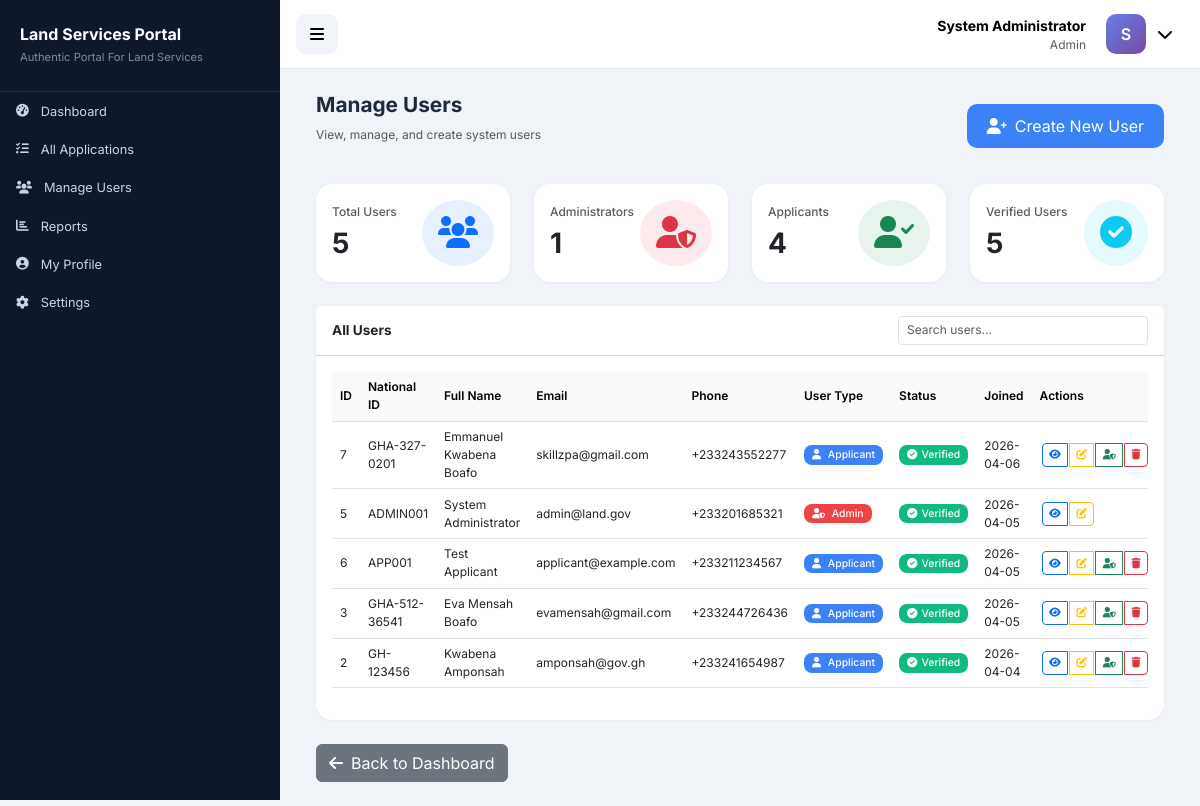
The page /admin/manage_users (signed in) on the database as committed earlier.
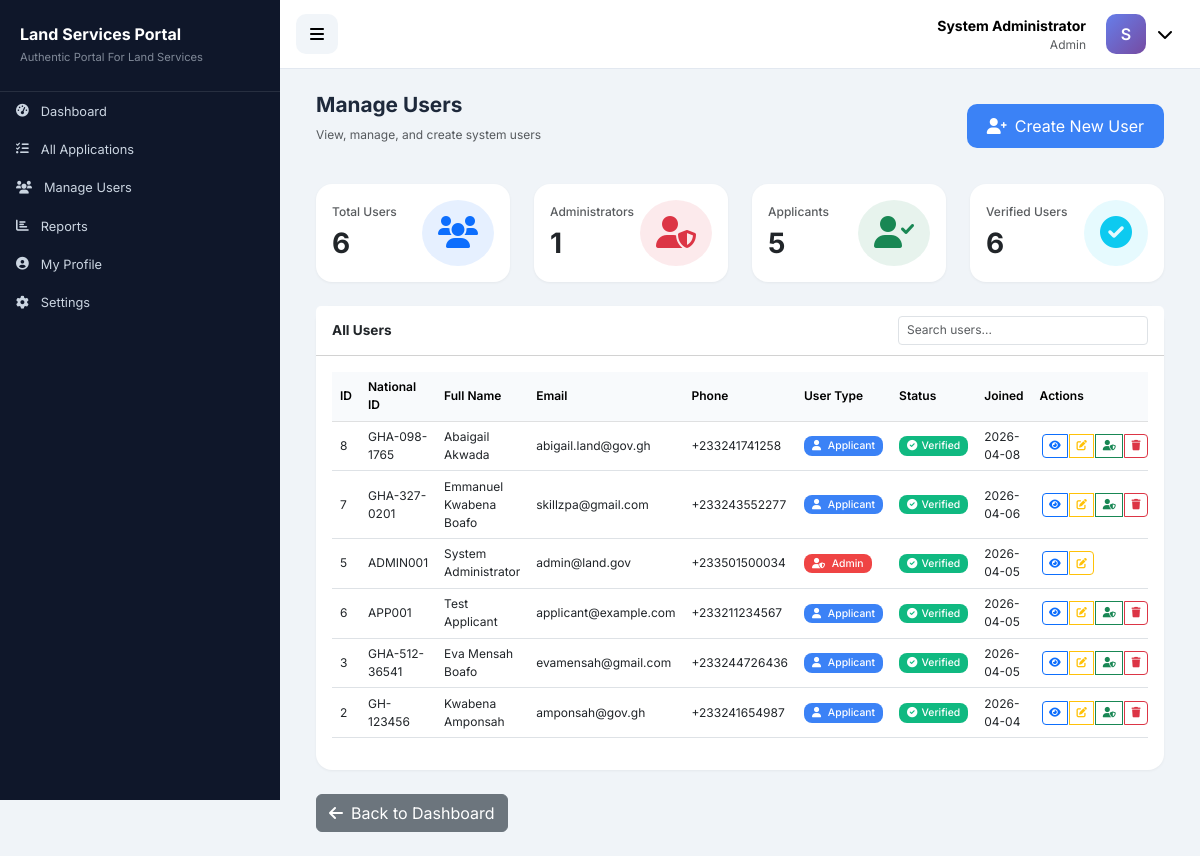
The same page on the database as committed later.
### tables this page shows
CREATE TABLE users (
            id INTEGER PRIMARY KEY AUTOINCREMENT,
            national_id TEXT UNIQUE NOT NULL,
            full_name TEXT NOT NULL,
            email TEXT UNIQUE NOT NULL,
            phone TEXT NOT NULL,
            password TEXT NOT NULL,
            user_type TEXT DEFAULT 'applicant',
            is_verified BOOLEAN DEFAULT 0,
            created_at TIMESTAMP DEFAULT CURRENT_TIMESTAMP,
            last_login TIMESTAMP
        );

### app.py (the view)
@app.route('/admin/manage_users')
@login_required
@admin_required
def manage_users():
    conn = get_db()
    users = conn.execute('SELECT * FROM users ORDER BY created_at DESC').fetchall()
    conn.close()
    return render_template('admin/manage_users.html', users=users)

### app.py (called while the page is built)
def get_db():
    import sqlite3
    conn = sqlite3.connect(DATABASE_PATH)
    conn.row_factory = sqlite3.Row
    return conn

def login_required(f):
    @wraps(f)
    def decorated_function(*args, **kwargs):
        if 'user_id' not in session:
            flash('Please login to access this page', 'warning')
            return redirect(url_for('login'))
        return f(*args, **kwargs)
    return decorated_function

def admin_required(f):
    @wraps(f)
    def decorated_function(*args, **kwargs):
        if session.get('user_type') != 'admin':
            flash('Admin access required', 'danger')
            return redirect(url_for('dashboard'))
        return f(*args, **kwargs)
    return decorated_function

@app.context_processor
def inject_datetime():
    return {'datetime': datetime}

### templates/admin/manage_users.html (shortened to what the changed rows need)
{% extends "base_private.html" %}
{% block content %}
<div class="container-fluid">
    <div class="row mb-4">
        <div class="col-12">
            <div class="d-flex justify-content-between align-items-center">
                <div>
                    <h2 class="fw-bold">Manage Users</h2>
                </div>
            </div>
        </div>
    </div>
    <div class="row g-4 mb-4">
        <div class="col-md-3">
            <div class="card p-3">
                <div class="d-flex justify-content-between align-items-center">
                    <div>
                        <h6 class="text-muted mb-2">Total Users</h6>
                        <h3 class="fw-bold mb-0">{{ users|length }}</h3>
                    </div>
                </div>
            </div>
        </div>
                            {% set admin_count = users|selectattr('user_type', 'equalto', 'admin')|list|length %}
        <div class="col-md-3">
            <div class="card p-3">
                <div class="d-flex justify-content-between align-items-center">
                    <div>
                        <h6 class="text-muted mb-2">Applicants</h6>
                        <h3 class="fw-bold mb-0">
                            {% set applicant_count = users|selectattr('user_type', 'equalto', 'applicant')|list|length %}
                            {{ applicant_count }}
                        </h3>
                    </div>
                </div>
            </div>
        </div>
        <div class="col-md-3">
            <div class="card p-3">
                <div class="d-flex justify-content-between align-items-center">
                    <div>
                        <h6 class="text-muted mb-2">Verified Users</h6>
                        <h3 class="fw-bold mb-0">
                            {% set verified_count = users|selectattr('is_verified', 'equalto', 1)|list|length %}
                            {{ verified_count }}
                        </h3>
                    </div>
                </div>
            </div>
        </div>
    </div>
    <div class="card">
        <div class="card-body">
            <div class="table-responsive">
                <table class="table table-hover" id="usersTable">
                    <thead class="table-light">
                        <tr>
                            <th>ID</th>
                            <th>National ID</th>
                            <th>Full Name</th>
                            <th>Email</th>
                            <th>Phone</th>
                            <th>User Type</th>
                            <th>Status</th>
                            <th>Joined</th>
                            <th>Actions</th>
                        </tr>
                    </thead>
                    <tbody>
                        {% for user in users %}
                        <tr>
                            <td>{{ user.id }}</td>
                            <td>{{ user.national_id }}</td>
                            <td>{{ user.full_name }}</td>
                            <td>{{ user.email }}</td>
                            <td>{{ user.phone }}</td>
                            <td>
                                <span class="badge bg-{% if user.user_type == 'admin' %}danger{% else %}info{% endif %}">
                                    <i class="fas fa-{% if user.user_type == 'admin' %}user-shield{% else %}user{% endif %} me-1"></i>
                                    {{ user.user_type|title }}
                                </span>
                            </td>
                            <td>
                                {% if user.is_verified %}
                                <span class="badge bg-success"><i class="fas fa-check-circle me-1"></i>Verified</span>
                                {% else %}
                                <span class="badge bg-warning"><i class="fas fa-clock me-1"></i>Pending</span>
                                {% endif %}
                            </td>
                            <td>{{ user.created_at[:10] if user.created_at else 'N/A' }}</td>
                            <td>
                                <div class="btn-group" role="group">
                                    <button class="btn btn-sm btn-outline-primary" onclick="viewUser({{ user.id }})" title="View Details">
                                        <i class="fas fa-eye"></i>
                                    </button>
                                    <button class="btn btn-sm btn-outline-warning" onclick="editUser({{ user.id }})" title="Edit User">
                                        <i class="fas fa-edit"></i>
                                    </button>
                                    {% if user.user_type != 'admin' %}
                                    <button class="btn btn-sm btn-outline-success" onclick="makeAdmin({{ user.id }}, '{{ user.full_name }}')" title="Make Admin">
                                        <i class="fas fa-user-shield"></i>
                                    </button>
                                    {% endif %}
                                    {% if user.id != session.user_id %}
                                    <button class="btn btn-sm btn-outline-danger" onclick="deleteUser({{ user.id }}, '{{ user.full_name }}')" title="Delete User">
                                        <i class="fas fa-trash"></i>
                                    </button>
                                    {% endif %}
                                </div>
                            </td>
                        </tr>
                        {% endfor %}
                    </tbody>
                </table>
            </div>
        </div>
    </div>
</div>
{% endblock %}

### templates/base_private.html (shortened to what this page needs)
<!DOCTYPE html>
<html lang="en">
<head>
    <link href="https://cdn.jsdelivr.net/npm/bootstrap@5.3.0-alpha1/dist/css/bootstrap.min.css" rel="stylesheet">
    <link rel="stylesheet" href="https://cdnjs.cloudflare.com/ajax/libs/font-awesome/6.0.0/css/all.min.css">
    <link rel="stylesheet" href="{{ url_for('static', filename='css/custom.css') }}">
</head>
<body>
    <div class="sidebar" id="sidebar">
        <div class="sidebar-header">
            <h3>Land Services Portal</h3>
            <p>Authentic Portal For Land Services</p>
        </div>
        <div class="nav flex-column">
            <a href="{{ url_for('dashboard') }}" class="sidebar-link {% if request.endpoint == 'dashboard' %}active{% endif %}">
                <i class="fas fa-tachometer-alt"></i><span>Dashboard</span>
            </a>
            {% if session.user_type != 'admin' %}
                <a href="{{ url_for('book_appointment') }}" class="sidebar-link">
                    <i class="fas fa-calendar-plus"></i><span>Book Appointment</span>
                </a>
            {% else %}
                <a href="{{ url_for('manage_applications') }}" class="sidebar-link">
                    <i class="fas fa-tasks"></i><span>All Applications</span>
                </a>
                <a href="{{ url_for('manage_users') }}" class="sidebar-link">
                    <i class="fas fa-users"></i><span>Manage Users</span>
                </a>
                <a href="{{ url_for('reports') }}" class="sidebar-link">
                    <i class="fas fa-chart-bar"></i><span>Reports</span>
                </a>
            {% endif %}
            <a href="{{ url_for('profile') }}" class="sidebar-link">
                <i class="fas fa-user-circle"></i><span>My Profile</span>
            </a>
            <a href="{{ url_for('settings') }}" class="sidebar-link">
                <i class="fas fa-cog"></i><span>Settings</span>
            </a>
        </div>
    </div>
    <div class="main-content" id="mainContent">
        <div class="top-navbar">
            <button class="toggle-btn" id="toggleSidebar">
                <i class="fas fa-bars"></i>
            </button>
            <div class="user-dropdown">
                <button class="user-trigger" id="dropdownTrigger">
                    <div class="text-end me-2">
                        <div class="small fw-bold">{{ session.user_name }}</div>
                        <div class="small text-muted">{{ session.user_type|title }}</div>
                    </div>
                    <div class="avatar">{{ session.user_name[0] if session.user_name else 'U' }}</div>
                    <i class="fas fa-chevron-down"></i>
                </button>
            </div>
        </div>
        <div class="p-4">
            {% block content %}{% endblock %}
        </div>
    </div>
</body>
</html>

Rows that differ between the two databases and show on the page:
changed users "ADMIN001": phone "+233201685321" → "+233501500034"
added users: id "8", national_id "GHA-098-1765", full_name "Abaigail Akwada", email "abigail.land@gov.gh", phone "+233241741258", user_type "Applicant", is_verified True (drawn), created_at "2026-04-08"
Other text that changed with them:
{{ users|length }}: "5" → "6"
{{ applicant_count }}: "4" → "5"
{{ verified_count }}: "5" → "6"
